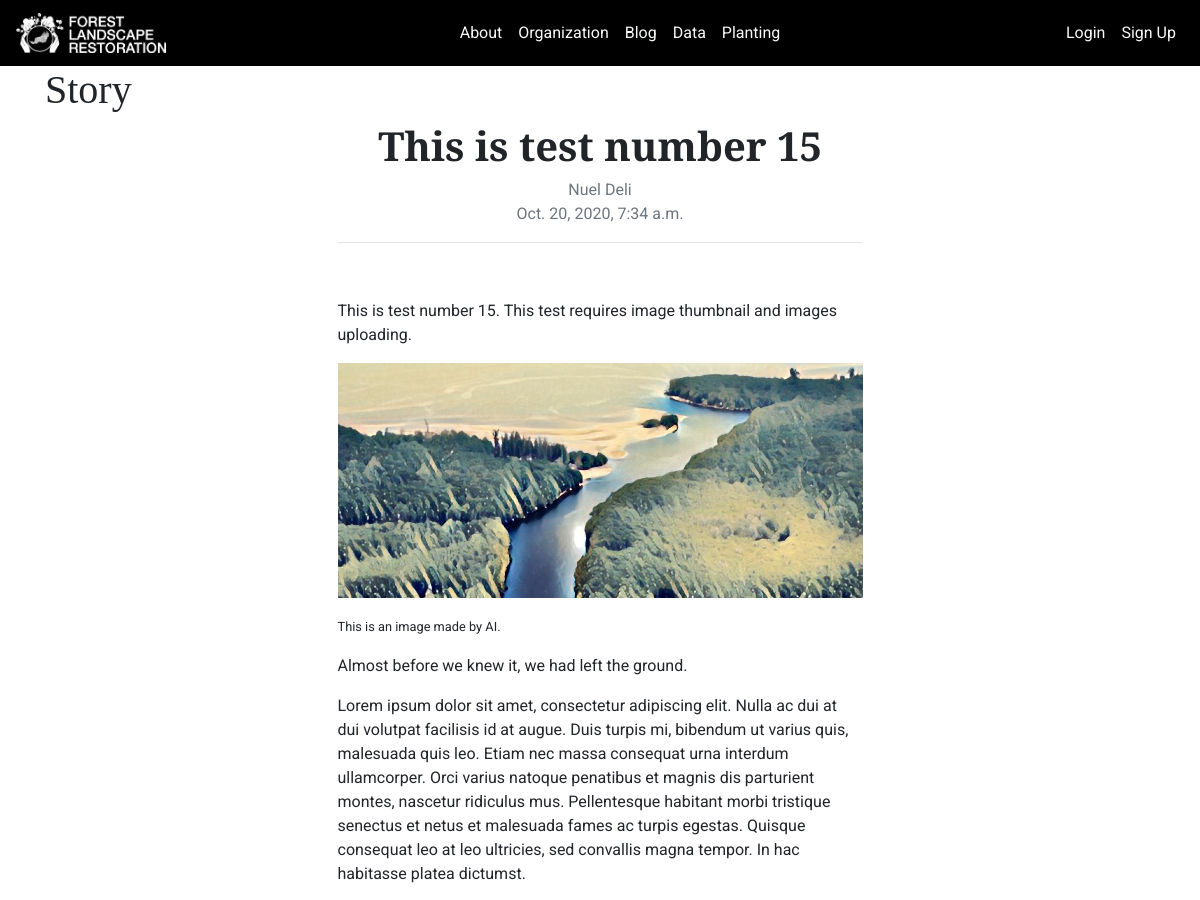
Page /blog/blog_post/21 (upper part) on the earlier database version.
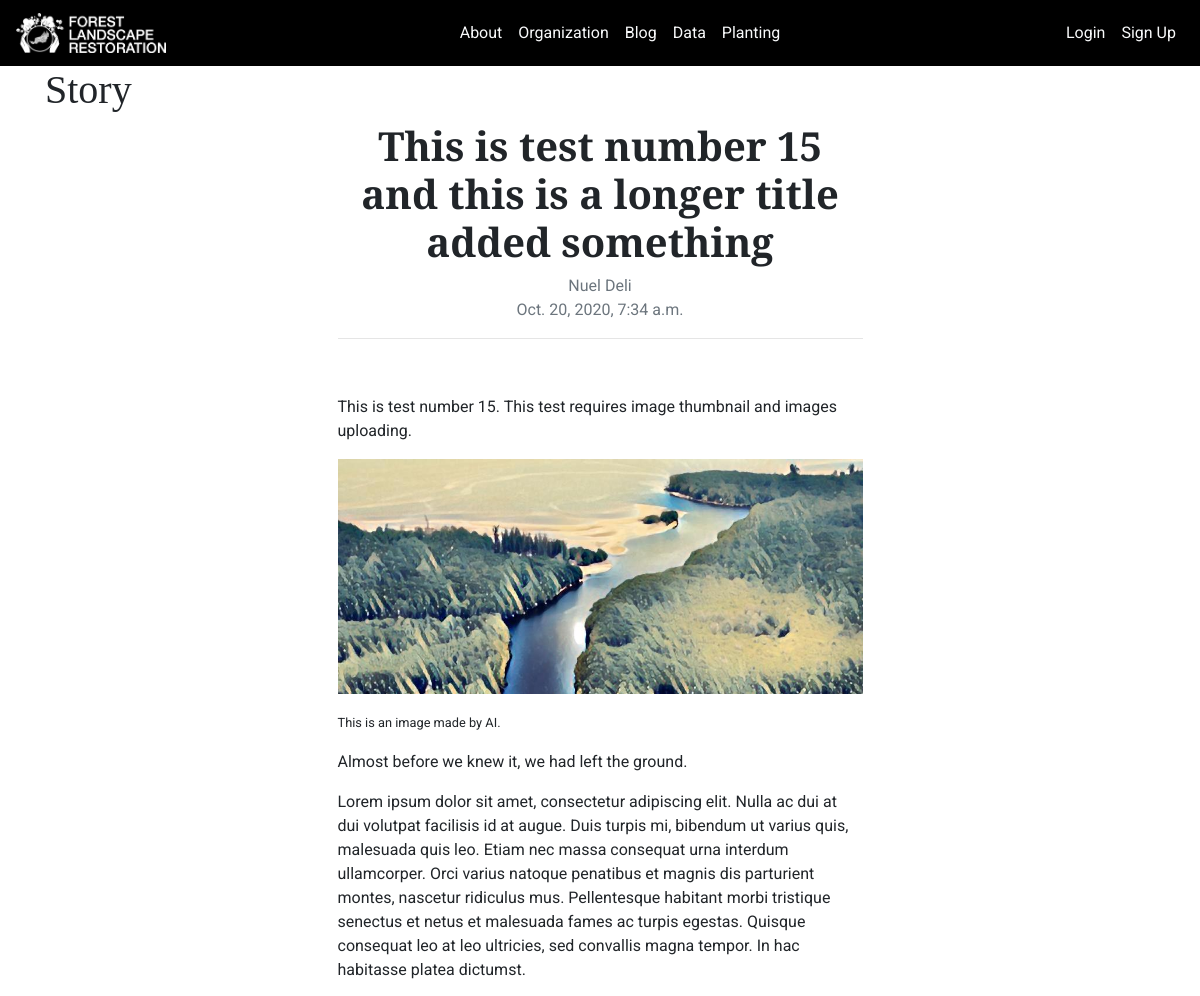
Same page on the later database version.
### blog/models.py (models this page shows, shortened)
class Post(models.Model):
	author = models.ForeignKey(User, on_delete=models.CASCADE)
	title = models.CharField('Blog Title', max_length=200)
	slug = models.SlugField(max_length=200, null=True, blank=True)
	date_created = models.DateTimeField(auto_now_add=True)
	content = RichTextUploadingField(blank=True)
	date_updated = models.DateTimeField(auto_now=True)
	thumbnail_img = models.ImageField('Thumbnail', null=True, blank=True, upload_to='thumbnail/')

### blog/views.py (the view)
# urls.py: path('blog_post/<int:pk>', BlogPostView.as_view(), name='blog_post'),
class BlogPostView(DetailView):
	model = Post
	template_name = 'blog/blog_post.html'

### blog/templates/blog/blog_post.html (shortened to what this page needs)
{% extends "base.html" %}
{% block content %}
	<div class="container mh-auto" style="min-height: 100%;">
		<h1 class="heading">Story</h1>
		<div class="content-container">
			<div class="container-fluid">
				<h1 class="font-weight-bold text-center">{{ post.title }}</h1>
				<p class="text-muted text-center">{{ post.author.first_name }} {{ post.author.last_name }}<br>{{ post.date_created }}</p>
				<hr>
				<p class="text-content">{{ post.content | safe }}</p>
			</div>
		</div>
	</div>
{% endblock %}

### flr/templates/base.html (shortened to what this page needs)
{% load static %}
<!DOCTYPE html>
<html lang="en">
<head>
	<link rel="stylesheet" href="https://stackpath.bootstrapcdn.com/bootstrap/4.5.2/css/bootstrap.min.css">
	<link rel="stylesheet" href="https://cdnjs.cloudflare.com/ajax/libs/font-awesome/4.7.0/css/font-awesome.min.css">
	<link rel="stylesheet" type="text/css" href="{% static 'css/main.css' %}">
</head>
<body>
	<nav class="navbar navbar-expand-lg navbar-dark navbar-custom">
		<a class="navbar-brand" id="navbar-name" href="{% url 'home' %}"><img id="navbar-logo" src="{% static 'img/flr_logo_white.png' %}"></a>
		<div class="collapse navbar-collapse" id="navbarNav">
			<ul class="navbar-nav ml-auto">
				<li class="nav-item">
					<a class="nav-link text-light" href="{% url 'about' %}">About</a>
				</li>
				<li class="nav-item">
					<a class="nav-link text-light" href="{% url 'organization' %}">Organization</a>
				</li>
				<li class="nav-item">
					<a class="nav-link text-light" href="{% url 'blog' %}">Blog</a>
				</li>
				<li class="nav-item">
					<a class="nav-link text-light" href="{% url 'data' %}">Data</a>
				</li>
				<li class="nav-item">
					<a class="nav-link text-light" href="{% url 'planting_index' %}">Planting</a>
				</li>
			</ul>
			<ul class="navbar-nav ml-auto">
				{% if user.is_authenticated %}
					<li class="nav-item">
						<p class="nav-link text-light m-0" style="color: #fff">@{{ user.username }}</p>
					</li>
					<li class="nav-item">
						<a class="nav-link text-light" href="{% url 'logout' %}">Log out</a>
					</li>
				{% else %}
					<li class="nav-item">
						<a class="nav-link text-light" href="{% url 'login' %}">Login</a>
					</li>
					<li class="nav-item">
						<a class="nav-link text-light" href="{% url 'sign_up' %}">Sign Up</a>
					</li>
				{% endif %}
			</ul>
		</div>
	</nav>
	{% block content %}{% endblock %}
</body>
</html>

### flr/static/css/main.css (style rules this page uses)
body, html { font-family: 'Roboto', sans-serif; margin: 0; height: 100%; }
h1, h2, h3, h4, h5, h6 { font-family: 'Merriweather', serif; }
a { text-decoration: none; }
ul { list-style-type: none; padding-left: 0; }
@media (min-width: 468px) { .content-container { margin: auto; width: 50%; display: flex; flex-direction: column; } }
.navbar-custom { background-color: #000; }
.text-content { font-size: 16px; text-align: justify; text-justify: inter-word; }
#navbar-logo { position: relative; width: 150px; }
.navbar-nav { margin-left: 20px; }

Differences in the rows shown:
changed Post "Nuel": title "This is test number 15" → "This is test number 15 and this is a longer title added something"
